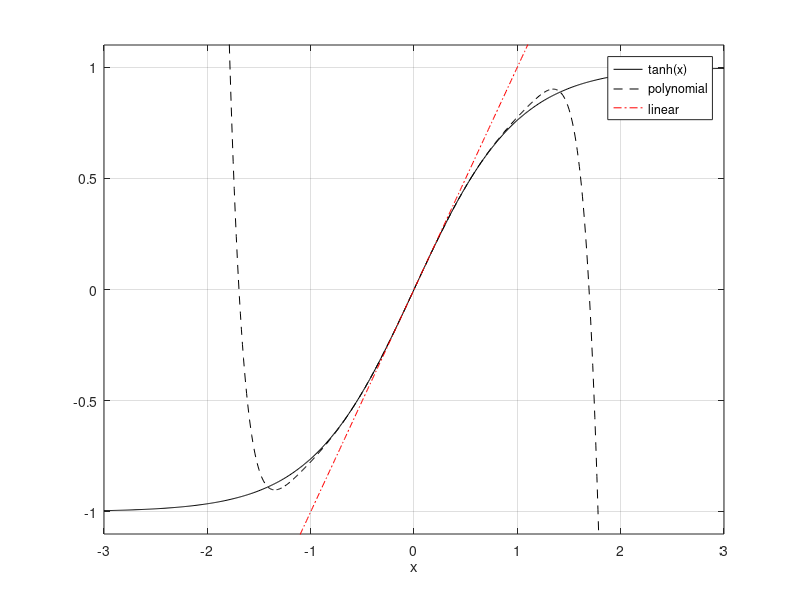

Write MATLAB code to recreate this figure.
x = -3:.01:3;
plot(x,tanh(x),'k')
axis([-3 3 -1.1 1.1]), grid on, hold on
a = x - (1/3)*x.^3 + (2/15)*x.^5 - (12/315)*x.^7 + (62/2835)*x.^9 ...
      - (1382/155925) * x.^11;
plot(x,a,'k--')
plot(x,x,'r-.')
legend('tanh(x)','polynomial','linear'), xlabel('x')
